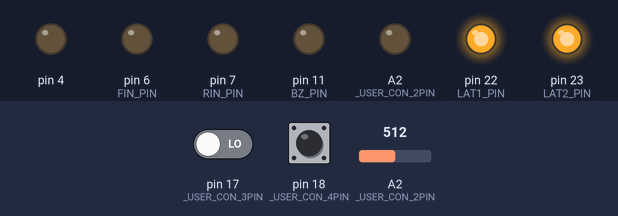
The sketch below on a simulated Arduino Leonardo, built with avr-gcc and run on an emulated ATmega32U4. Shown: output pins drawn as LEDs (lit = HIGH). Inputs (shaded band) come from the test bench; at power-on: pin 17 (_USER_CON_3PIN) LOW, pin 18 (_USER_CON_4PIN) HIGH, A2 (_USER_CON_2PIN) = 512.

Above: at 0.1 s.
Timing chart, 0 to 1.6 s (numbered marks = the images above):
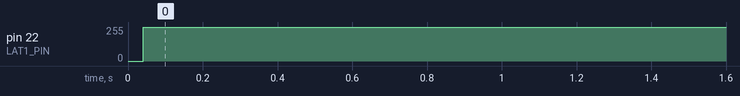

The sketch:

kadai6.ino
```cpp
#define USE_TIMER3_ISR
#include "mono_con.h"

const int lowEdge = 0 + 200;
const int dispNengou[4] = { 0x07, 0x6D, 0x76, 0x50 }; // T, S, H, R

int sw, ypos, ph;
int presw, preypos, preph;
bool swps = false, yposps = false, phps = false;

int phase = 0, dispcnt = 0;

int count = 0;

word in, tc;

typedef enum {
	INPT,
	DISP,
} Status;
Status st = INPT, prest = INPT;

typedef struct {
	int nengou_idx;
	int wareki;
} Data;
Data dt = { 0, 0 };

void onedisp(int n, bool force = false) {
	static int pren = -1;
	if (force || pren != n) {
		pren = n;
		disp(num[n / 10], num[n % 10]);
	}
}

int getSeireki(int n) {
	if (n >= 21 && n <= 99) {
		return 1900 + n;
	} else {
		return 2000 + n;
	}
}

Data getData(int n) {
	Data res = { 0, 0 };
	int sr = getSeireki(n);

	if (sr >= 1921 && sr <= 1925) {
		sr -= 1911; res.nengou_idx = 0;
	} else if (sr >= 1926 && sr <= 1988) {
		sr -= 1925; res.nengou_idx = 1;
	} else if (sr >= 1989 && sr <= 2018) {
		sr -= 1988; res.nengou_idx = 2;
	} else {
		sr -= 2018; res.nengou_idx = 3;
	}

	res.wareki = sr;
	return res;
}

ISR(TIMER3_COMPA_vect) {
	if (in++ > 5) {
		in = 0;

		sw = digitalRead(_USER_CON_4PIN);
		ypos = analogRead(A2);
		ph = digitalRead(_USER_CON_3PIN);

		if (sw == LOW && presw == HIGH) swps = true;
		if (ypos < lowEdge && preypos >= lowEdge) yposps = true;
		if (st == INPT && ph == HIGH && preph == LOW) phps = true;

		presw = sw;
		preypos = ypos;
		preph = ph;
	}

	tc++;
}

void setup() {
	config_init();
	serial_init();

	sw = digitalRead(_USER_CON_4PIN);
	ypos = analogRead(A2);

	disp(num[0], num[0]);
}

void loop() {
	switch (st) {
	case INPT:
		if (st != prest) prest = st;


		if (swps || yposps) {
			swps = yposps = false;
			tc = 500;
		}

		if (sw == LOW) {
			if (tc > 500) {
				tc = 0;
				if (++count > 99) count = 0;
			}
		} else if (ypos < lowEdge) {
			if (tc > 500) {
				tc = 0;
				if (--count < 0) count = 99;
			}
		}

		if (phps) {
			phps = false;
			st = DISP;
		}

		onedisp(count);

		break;
	case DISP:
		if (st != prest) {
			prest = st;
			dt = getData(count);
			tc = 1000;
			phase = 0;
			dispcnt = 0;
		}

		if (dispcnt <= 6) {
			if (tc > 1000) {
				tc = 0;
				if (phase == 0) {
					disp(0x00, dispNengou[dt.nengou_idx]);
				} else if (phase == 1) {
					onedisp(dt.wareki, true);
				}
				if (++phase > 1) phase = 0;
				dispcnt++;
			}
		} else {
			st = INPT;
		}

		break;
	}
}
```

mono_con.h
```cpp
//===================================================================================================================
//
//  高校生ものづくりコンテスト2026岡山県大会用 ArduinoShield
//
//    出力回路: 百エディケーション製
//    https://hyakuedu.wordpress.com/
//
//    CPU Board: Arduino MEGA 2560 R3
//                                     2026/01/08 OKAKO
//
//===================================================================================================================
#ifndef _MONO_CON_2026_H
#define _MONO_CON_2026_H

//--- Arduino  ATmega2560 Input
#define _USER_CON_1PIN A1
#define _USER_CON_2PIN A2
#define _USER_CON_3PIN 17
#define _USER_CON_4PIN 18
#define _USER_CON_5PIN 19
#define _USER_CON_6PIN 40
#define _USER_CON_7PIN 42
#define _USER_CON_8PIN 20 //GND

//--- OKAKO_Shield_CN2
#define BOARD_SW_PIN 26
#define BZ_PIN 11
#define FIN_PIN 6
#define RIN_PIN 7
#define LAT2_PIN 23
#define LAT1_PIN 22
#define SCK_PIN 24
#define SDI_PIN 25

//--- セグメントLED 0-9,blank
int num[11] = { 0x3f, 0x06, 0x5b, 0x4f, 0x66,  //0, 1, 2, 3, 4
                0x6d, 0x7d, 0x27, 0x7f, 0x6f,  //5, 6, 7, 8, 9
                0x00 };                        //blank

//--- レジスタ初期設定
void config_init(void) {
  pinMode(_USER_CON_1PIN, INPUT);
  pinMode(_USER_CON_2PIN, INPUT);
  pinMode(_USER_CON_3PIN, INPUT);
  pinMode(_USER_CON_4PIN, INPUT);
  pinMode(_USER_CON_5PIN, INPUT);
  pinMode(_USER_CON_6PIN, INPUT);
  pinMode(_USER_CON_7PIN, INPUT);

  pinMode(_USER_CON_8PIN, OUTPUT);
  digitalWrite(_USER_CON_8PIN, LOW); //IN_D4をGND設定

  pinMode(BOARD_SW_PIN, INPUT);
  pinMode(BZ_PIN, OUTPUT);
  pinMode(RIN_PIN, OUTPUT);
  pinMode(FIN_PIN, OUTPUT);
  pinMode(LAT1_PIN, OUTPUT);
  pinMode(LAT2_PIN, OUTPUT);
  pinMode(SCK_PIN, OUTPUT);
  pinMode(SDI_PIN, OUTPUT);

  ////////// DCモータ制御用PWM信号生成用のタイマ(Timer4)の周波数を31.37KHzに変更 //////////
  TCCR4B = (TCCR4B & 0b11111000) | 0x01;

#ifdef USE_TIMER3_ISR
  ////////// 1ms割り込み用のタイマ(Timer3)の初期化 //////////
  TCCR3A = 0;
  TCCR3B = 0x0b;
  // OCR3A = 124;
  OCR3A = 249;
  TIMSK3 = 2;
#endif
}

//--- 構造体宣言bitset
struct bitset {
  int SDI : 1;   // bit0 シリアルデータ
  int SCK : 1;   // bit1 シリアルクロック
  int LAT1 : 1;  // bit2 7seg LED 系ラッチ
  int LAT2 : 1;  // bit3 フルカラーLED,step モータ系ラッチ
  int DCM : 2;   // bit4,5 DC モータの動作モード
  int BZ : 1;    // bit6 圧電スピーカ
  int TSW : 1;   // bit7 タクトスイッチ入力
};
struct bitset RC;  // 構造体変数

//--- 共用体宣言lm (LED & step Motor)
union {
  struct
  {               //--- 構造体宣言，bit というグループ名
    int SM : 4;   // bit0 ～ bit3 ステッピングモータ励磁信号
    int R : 1;    // bit4 フルカラーLED，赤色
    int B : 1;    // bit5 フルカラーLED，青色
    int G : 1;    // bit6 フルカラーLED，緑色
    int res : 1;  // bit7 未使用
  } bit;          // bit アクセス名
  struct
  {
    int SM : 4;
    int GBR : 3;  // フルカラーLED, カラーコードを3bitで指定
    int res : 1;
  } color;  // GBRを3ビットアクセス名
  int b8;   // byte アクセス名
} lm;       // 共用体変数名

//--- U1,U2,U3初期化
void serial_init(void) {
  //U1
  digitalWrite(LAT1_PIN, LOW);
  shiftOut(SDI_PIN, SCK_PIN, MSBFIRST, 0x00);
  digitalWrite(LAT1_PIN, HIGH);

  //U2
  digitalWrite(LAT1_PIN, LOW);
  shiftOut(SDI_PIN, SCK_PIN, MSBFIRST, 0x00);
  digitalWrite(LAT1_PIN, HIGH);

  //u3
  digitalWrite(LAT2_PIN, LOW);
  shiftOut(SDI_PIN, SCK_PIN, MSBFIRST, 0x00);
  digitalWrite(LAT2_PIN, HIGH);
}

//--- 2桁7セグメントLEDの表示関数
int disp(char leftPat, char rightPat) {
  digitalWrite(LAT1_PIN, LOW);
  shiftOut(SDI_PIN, SCK_PIN, MSBFIRST, leftPat);
  digitalWrite(LAT1_PIN, HIGH);

  digitalWrite(LAT1_PIN, LOW);
  shiftOut(SDI_PIN, SCK_PIN, MSBFIRST, rightPat);
  digitalWrite(LAT1_PIN, HIGH);
}

//--- ステッピングモータの初期設定関数
int stepm_init(int n) {
  int spm[5] = { 0x9,     // A
                 0xc,     // B
                 0x6,     // nA
                 0x3,     // nB
                 0x00 };  // Stop

  return spm[n];
}

//--- フルカラーLEDとステッピングモータの動作制御関数
int led_stepmotor(char n) {
  digitalWrite(LAT2_PIN, LOW);
  shiftOut(SDI_PIN, SCK_PIN, MSBFIRST, n);
  digitalWrite(LAT2_PIN, HIGH);
}

#endif
```

Measured:
- by itself, pin 22 (LAT1_PIN): 0/255 → 255/255 at 0.04 s
